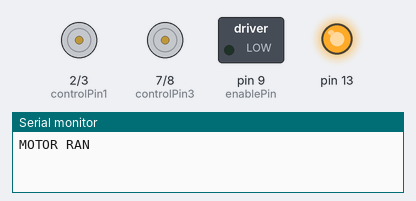
Recording of a sketch running on a simulated Arduino Uno, built with avr-gcc and run on an emulated ATmega328P. Parts: motor-driver pin pairs drawn as motors (green arrow = first pin HIGH = forward, orange = second pin HIGH = backward, longer = more drive), switched loads named in the sketch (green lamp = pin HIGH), output pins drawn as LEDs (lit = HIGH), the last lines printed to the serial monitor.

Above: at 0.7 s.
At 2.2 s:
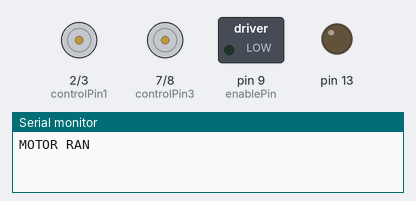
At 3.7 s:
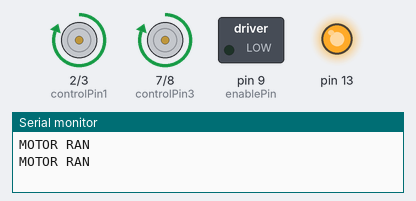
At 5.2 s:
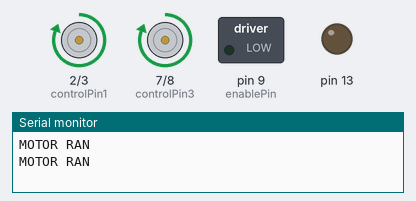
At 6.7 s:
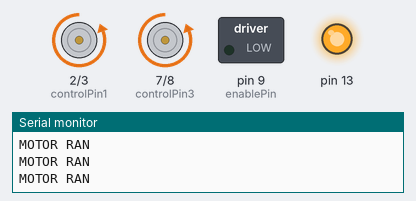
Timing chart, 0 to 7.8 s (numbered marks = the images above):
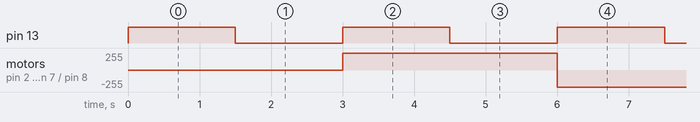

The sketch:

testMotorHbridge.ino
```cpp
/*
  Arduino Starter Kit example
 Project 10  - Zoetrope

 This sketch is written to accompany Project 10 in the
 Arduino Starter Kit

 Parts required:
 two 10 kilohm resistors
 2 momentary pushbuttons
 one 10 kilohm potentiometer
 motor
 9V battery
 H-Bridge

 Created 13 September 2012
 by Scott Fitzgerald
 Thanks to Federico Vanzati for improvements

 http://arduino.cc/starterKit

 This example code is part of the public domain
 */

const int controlPin1 = 2;
const int controlPin2 = 3;

const int controlPin3 = 7;
const int controlPin4 = 8;

const int enablePin = 9;   // connected to pin 1 on the H-bridge


bool motorEnabled = false; // Turns the motor on/off
int motorSpeed = 0; // speed of the motor
int motorDirection = 1; // current direction of the motor

void setup() {
  Serial.begin(9600);

  pinMode(controlPin1, OUTPUT);
  pinMode(controlPin2, OUTPUT);
  pinMode(controlPin3, OUTPUT);
  pinMode(controlPin4, OUTPUT);

  pinMode(enablePin, OUTPUT);
  // pull the enable pin LOW to start
  digitalWrite(enablePin, LOW);

  pinMode(13, OUTPUT);
}

void loop() {
  Serial.println("MOTOR RAN");
  motorEnabled = true;
  motorSpeed = 1 / 2;
  digitalWrite(13, HIGH);
  delay(1500);
  digitalWrite(13, LOW);
  delay(1500);
  // change the direction the motor spins by talking
  // to the control pins on the H-Bridge
  if (motorDirection == 1) {
    motorDirection = 0;
    digitalWrite(controlPin1, HIGH);
    digitalWrite(controlPin2, LOW);

    digitalWrite(controlPin3, HIGH);
    digitalWrite(controlPin4, LOW);
  }
  else {
    motorDirection = 1;
    digitalWrite(controlPin1, LOW);
    digitalWrite(controlPin2, HIGH);

    digitalWrite(controlPin3, LOW);
    digitalWrite(controlPin4, HIGH);
  }

}
```

Measured:
- by itself, pin 13: alternates HIGH for 1.5 s and LOW for 1.5 s
- by itself, motor on pin 2 (controlPin1) / pin 3 (controlPin2), motor on pin 7 (controlPin3) / pin 8 (controlPin4): alternates forward 255/255 for 3.0 s and backward 255/255 for 3.0 s
